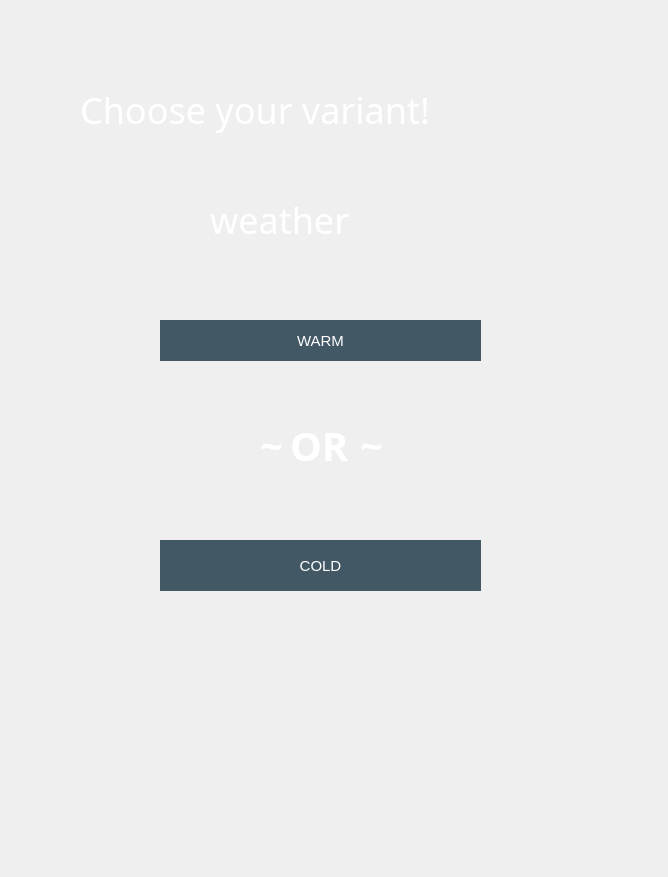
<?xml version="1.0" encoding="UTF-8"?>
<ui version="4.0">
 <class>MainWindow</class>
 <widget class="QMainWindow" name="MainWindow">
  <property name="geometry">
   <rect>
    <x>0</x>
    <y>0</y>
    <width>668</width>
    <height>877</height>
   </rect>
  </property>
  <property name="windowTitle">
   <string>MainWindow</string>
  </property>
  <property name="styleSheet">
   <string notr="true">backgroud: opacity 0;
</string>
  </property>
  <widget class="QWidget" name="centralwidget">
   <property name="styleSheet">
    <string notr="true">background-image: url(./images/back.jpg);
</string>
   </property>
   <widget class="QLabel" name="label">
    <property name="geometry">
     <rect>
      <x>80</x>
      <y>80</y>
      <width>491</width>
      <height>61</height>
     </rect>
    </property>
    <property name="font">
     <font>
      <family>Luckiest Guy</family>
      <pointsize>36</pointsize>
     </font>
    </property>
    <property name="acceptDrops">
     <bool>false</bool>
    </property>
    <property name="autoFillBackground">
     <bool>false</bool>
    </property>
    <property name="styleSheet">
     <string notr="true">color: white;
background: opacity 0;

</string>
    </property>
    <property name="text">
     <string>&lt;!DOCTYPE HTML PUBLIC &quot;-//W3C//DTD HTML 4.0//EN&quot; &quot;http://www.w3.org/TR/REC-html40/strict.dtd&quot;&gt;
&lt;html&gt;&lt;head&gt;&lt;meta name=&quot;qrichtext&quot; content=&quot;1&quot; /&gt;&lt;style type=&quot;text/css&quot;&gt;
&lt;/style&gt;&lt;/head&gt;&lt;body style=&quot; font-family:'Luckiest Guy','cursive'; font-size:45px; font-weight:400; font-style:normal;&quot;&gt;
&lt;p style=&quot; margin-top:0px; margin-bottom:0px; margin-left:0px; margin-right:0px; -qt-block-indent:0; text-indent:0px;&quot;&gt;&lt;span style=&quot; font-size:27pt;&quot;&gt;Choose your variant!&lt;/span&gt;&lt;/p&gt;&lt;/body&gt;&lt;/html&gt;</string>
    </property>
    <property name="wordWrap">
     <bool>false</bool>
    </property>
   </widget>
   <widget class="QLabel" name="label_2">
    <property name="geometry">
     <rect>
      <x>290</x>
      <y>420</y>
      <width>71</width>
      <height>51</height>
     </rect>
    </property>
    <property name="font">
     <font>
      <family>Merienda</family>
      <pointsize>-1</pointsize>
      <weight>75</weight>
      <italic>false</italic>
      <bold>true</bold>
      <underline>false</underline>
     </font>
    </property>
    <property name="autoFillBackground">
     <bool>false</bool>
    </property>
    <property name="styleSheet">
     <string notr="true">font-family: 'Merienda';
color: #fff;
font-weight: bold;
font-size: 40px;
background: opacity 0;</string>
    </property>
    <property name="text">
     <string>OR</string>
    </property>
   </widget>
   <widget class="QPushButton" name="button_outcountry_warm">
    <property name="geometry">
     <rect>
      <x>160</x>
      <y>320</y>
      <width>321</width>
      <height>41</height>
     </rect>
    </property>
    <property name="styleSheet">
     <string notr="true">QPushButton{
background-color: #425865;
border: 2px solid #425865;
border-radius: 30px;
color: white;
font-family: 'Luckiest Guy', cursive;
font-size: 15px;
}
QPushButton:pressed{
	background-color: #fa4244;
}</string>
    </property>
    <property name="text">
     <string>WARM</string>
    </property>
   </widget>
   <widget class="QPushButton" name="button_outcontry_cold">
    <property name="geometry">
     <rect>
      <x>160</x>
      <y>540</y>
      <width>321</width>
      <height>51</height>
     </rect>
    </property>
    <property name="styleSheet">
     <string notr="true">QPushButton{
background-color: #425865;
border: 2px solid #425865;
border-radius: 30px;
color: white;
font-family: 'Luckiest Guy', cursive;
font-size: 15px;
}
QPushButton:pressed{
	background-color: #fa4244;
}</string>
    </property>
    <property name="text">
     <string>COLD</string>
    </property>
   </widget>
   <widget class="QLabel" name="label_3">
    <property name="geometry">
     <rect>
      <x>360</x>
      <y>420</y>
      <width>31</width>
      <height>51</height>
     </rect>
    </property>
    <property name="font">
     <font>
      <family>Merienda</family>
      <pointsize>-1</pointsize>
      <weight>75</weight>
      <italic>false</italic>
      <bold>true</bold>
      <underline>false</underline>
     </font>
    </property>
    <property name="autoFillBackground">
     <bool>false</bool>
    </property>
    <property name="styleSheet">
     <string notr="true">font-family: 'Merienda';
color: #fff;
font-weight: bold;
font-size: 40px;
background: opacity 0;</string>
    </property>
    <property name="text">
     <string>~</string>
    </property>
   </widget>
   <widget class="QLabel" name="label_4">
    <property name="geometry">
     <rect>
      <x>260</x>
      <y>420</y>
      <width>31</width>
      <height>51</height>
     </rect>
    </property>
    <property name="font">
     <font>
      <family>Merienda</family>
      <pointsize>-1</pointsize>
      <weight>75</weight>
      <italic>false</italic>
      <bold>true</bold>
      <underline>false</underline>
     </font>
    </property>
    <property name="autoFillBackground">
     <bool>false</bool>
    </property>
    <property name="styleSheet">
     <string notr="true">font-family: 'Merienda';
color: #fff;
font-weight: bold;
font-size: 40px;
background: opacity 0;</string>
    </property>
    <property name="text">
     <string>~</string>
    </property>
   </widget>
   <widget class="QLabel" name="label_5">
    <property name="geometry">
     <rect>
      <x>210</x>
      <y>190</y>
      <width>211</width>
      <height>61</height>
     </rect>
    </property>
    <property name="font">
     <font>
      <family>Luckiest Guy</family>
      <pointsize>36</pointsize>
     </font>
    </property>
    <property name="acceptDrops">
     <bool>false</bool>
    </property>
    <property name="autoFillBackground">
     <bool>false</bool>
    </property>
    <property name="styleSheet">
     <string notr="true">color: white;
background: opacity 0;

</string>
    </property>
    <property name="text">
     <string>&lt;!DOCTYPE HTML PUBLIC &quot;-//W3C//DTD HTML 4.0//EN&quot; &quot;http://www.w3.org/TR/REC-html40/strict.dtd&quot;&gt;
&lt;html&gt;&lt;head&gt;&lt;meta name=&quot;qrichtext&quot; content=&quot;1&quot; /&gt;&lt;style type=&quot;text/css&quot;&gt;
&lt;/style&gt;&lt;/head&gt;&lt;body style=&quot; font-family:'Luckiest Guy','cursive'; font-size:45px; font-weight:400; font-style:normal;&quot;&gt;
&lt;p style=&quot; margin-top:0px; margin-bottom:0px; margin-left:0px; margin-right:0px; -qt-block-indent:0; text-indent:0px;&quot;&gt;&lt;span style=&quot; font-size:27pt;&quot;&gt;weather&lt;/span&gt;&lt;/p&gt;&lt;/body&gt;&lt;/html&gt;</string>
    </property>
    <property name="wordWrap">
     <bool>false</bool>
    </property>
   </widget>
  </widget>
 </widget>
 <resources/>
 <connections/>
</ui>
